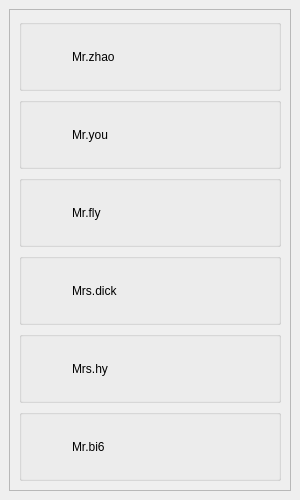
<?xml version="1.0" encoding="UTF-8"?>
<ui version="4.0">
 <class>share</class>
 <widget class="QMainWindow" name="share">
  <property name="geometry">
   <rect>
    <x>0</x>
    <y>0</y>
    <width>300</width>
    <height>500</height>
   </rect>
  </property>
  <property name="minimumSize">
   <size>
    <width>300</width>
    <height>500</height>
   </size>
  </property>
  <property name="maximumSize">
   <size>
    <width>300</width>
    <height>500</height>
   </size>
  </property>
  <property name="windowTitle">
   <string>MainWindow</string>
  </property>
  <widget class="QWidget" name="centralwidget">
   <property name="minimumSize">
    <size>
     <width>0</width>
     <height>0</height>
    </size>
   </property>
   <property name="maximumSize">
    <size>
     <width>16777215</width>
     <height>16777215</height>
    </size>
   </property>
   <layout class="QVBoxLayout" name="verticalLayout_2">
    <item>
     <widget class="QScrollArea" name="ShareArea">
      <property name="minimumSize">
       <size>
        <width>0</width>
        <height>0</height>
       </size>
      </property>
      <property name="maximumSize">
       <size>
        <width>16777215</width>
        <height>16777215</height>
       </size>
      </property>
      <property name="styleSheet">
       <string notr="true"/>
      </property>
      <property name="widgetResizable">
       <bool>true</bool>
      </property>
      <widget class="QWidget" name="scrollAreaWidgetContents">
       <property name="geometry">
        <rect>
         <x>0</x>
         <y>0</y>
         <width>284</width>
         <height>484</height>
        </rect>
       </property>
       <property name="maximumSize">
        <size>
         <width>16777215</width>
         <height>16777215</height>
        </size>
       </property>
       <layout class="QVBoxLayout" name="verticalLayout">
        <item>
         <widget class="QGroupBox" name="groupBox">
          <property name="title">
           <string/>
          </property>
          <layout class="QHBoxLayout" name="horizontalLayout">
           <item>
            <widget class="QLabel" name="pictureone">
             <property name="minimumSize">
              <size>
               <width>35</width>
               <height>35</height>
              </size>
             </property>
             <property name="text">
              <string/>
             </property>
            </widget>
           </item>
           <item>
            <widget class="QLabel" name="nameone">
             <property name="text">
              <string>Mr.zhao</string>
             </property>
            </widget>
           </item>
           <item>
            <spacer name="horizontalSpacer_3">
             <property name="orientation">
              <enum>Qt::Horizontal</enum>
             </property>
             <property name="sizeHint" stdset="0">
              <size>
               <width>10</width>
               <height>20</height>
              </size>
             </property>
            </spacer>
           </item>
           <item>
            <widget class="QPushButton" name="shareone">
             <property name="minimumSize">
              <size>
               <width>35</width>
               <height>35</height>
              </size>
             </property>
             <property name="maximumSize">
              <size>
               <width>35</width>
               <height>35</height>
              </size>
             </property>
             <property name="styleSheet">
              <string notr="true">border: none; /* 移除边框 */
    background-color: transparent; /* 设置背景透明 */
    icon-size: 64px 64px; /* 设置图标大小，根据需要进行调整 */
    padding: 0px; /* 移除内边距 */</string>
             </property>
             <property name="text">
              <string/>
             </property>
            </widget>
           </item>
          </layout>
         </widget>
        </item>
        <item>
         <widget class="QGroupBox" name="groupBox_2">
          <property name="title">
           <string/>
          </property>
          <layout class="QHBoxLayout" name="horizontalLayout_2">
           <item>
            <widget class="QLabel" name="picturetwo">
             <property name="minimumSize">
              <size>
               <width>35</width>
               <height>35</height>
              </size>
             </property>
             <property name="text">
              <string/>
             </property>
            </widget>
           </item>
           <item>
            <widget class="QLabel" name="nametwo">
             <property name="text">
              <string>Mr.you</string>
             </property>
            </widget>
           </item>
           <item>
            <spacer name="horizontalSpacer_4">
             <property name="orientation">
              <enum>Qt::Horizontal</enum>
             </property>
             <property name="sizeHint" stdset="0">
              <size>
               <width>26</width>
               <height>20</height>
              </size>
             </property>
            </spacer>
           </item>
           <item>
            <widget class="QPushButton" name="sharetwo">
             <property name="minimumSize">
              <size>
               <width>35</width>
               <height>35</height>
              </size>
             </property>
             <property name="maximumSize">
              <size>
               <width>35</width>
               <height>35</height>
              </size>
             </property>
             <property name="styleSheet">
              <string notr="true">border: none; /* 移除边框 */
    background-color: transparent; /* 设置背景透明 */
    icon-size: 64px 64px; /* 设置图标大小，根据需要进行调整 */
    padding: 0px; /* 移除内边距 */</string>
             </property>
             <property name="text">
              <string/>
             </property>
             <property name="iconSize">
              <size>
               <width>73</width>
               <height>64</height>
              </size>
             </property>
            </widget>
           </item>
          </layout>
         </widget>
        </item>
        <item>
         <widget class="QGroupBox" name="groupBox_3">
          <property name="title">
           <string/>
          </property>
          <layout class="QHBoxLayout" name="horizontalLayout_3">
           <item>
            <widget class="QLabel" name="picturethree">
             <property name="minimumSize">
              <size>
               <width>35</width>
               <height>35</height>
              </size>
             </property>
             <property name="text">
              <string/>
             </property>
            </widget>
           </item>
           <item>
            <widget class="QLabel" name="namethree">
             <property name="text">
              <string>Mr.fly</string>
             </property>
            </widget>
           </item>
           <item>
            <spacer name="horizontalSpacer_5">
             <property name="orientation">
              <enum>Qt::Horizontal</enum>
             </property>
             <property name="sizeHint" stdset="0">
              <size>
               <width>80</width>
               <height>20</height>
              </size>
             </property>
            </spacer>
           </item>
           <item>
            <widget class="QPushButton" name="sharethree">
             <property name="minimumSize">
              <size>
               <width>35</width>
               <height>35</height>
              </size>
             </property>
             <property name="maximumSize">
              <size>
               <width>35</width>
               <height>35</height>
              </size>
             </property>
             <property name="styleSheet">
              <string notr="true">border: none;
    background-color: transparent;
    icon-size: 64px 64px;
    padding: 0px;</string>
             </property>
             <property name="text">
              <string/>
             </property>
            </widget>
           </item>
          </layout>
         </widget>
        </item>
        <item>
         <widget class="QGroupBox" name="groupBox_4">
          <property name="title">
           <string/>
          </property>
          <layout class="QHBoxLayout" name="horizontalLayout_4">
           <item>
            <widget class="QLabel" name="picturefour">
             <property name="minimumSize">
              <size>
               <width>35</width>
               <height>35</height>
              </size>
             </property>
             <property name="text">
              <string/>
             </property>
            </widget>
           </item>
           <item>
            <widget class="QLabel" name="namefour">
             <property name="text">
              <string>Mrs.dick</string>
             </property>
            </widget>
           </item>
           <item>
            <spacer name="horizontalSpacer_6">
             <property name="orientation">
              <enum>Qt::Horizontal</enum>
             </property>
             <property name="sizeHint" stdset="0">
              <size>
               <width>44</width>
               <height>20</height>
              </size>
             </property>
            </spacer>
           </item>
           <item>
            <widget class="QPushButton" name="sharefour">
             <property name="minimumSize">
              <size>
               <width>35</width>
               <height>35</height>
              </size>
             </property>
             <property name="maximumSize">
              <size>
               <width>35</width>
               <height>35</height>
              </size>
             </property>
             <property name="styleSheet">
              <string notr="true">border: none;
    background-color: transparent;
    icon-size: 64px 64px;
    padding: 0px;</string>
             </property>
             <property name="text">
              <string/>
             </property>
            </widget>
           </item>
          </layout>
         </widget>
        </item>
        <item>
         <widget class="QGroupBox" name="groupBox_5">
          <property name="title">
           <string/>
          </property>
          <layout class="QHBoxLayout" name="horizontalLayout_5">
           <item>
            <widget class="QLabel" name="picturefive">
             <property name="minimumSize">
              <size>
               <width>35</width>
               <height>35</height>
              </size>
             </property>
             <property name="text">
              <string/>
             </property>
            </widget>
           </item>
           <item>
            <widget class="QLabel" name="namefive">
             <property name="text">
              <string>Mrs.hy</string>
             </property>
            </widget>
           </item>
           <item>
            <spacer name="horizontalSpacer_7">
             <property name="orientation">
              <enum>Qt::Horizontal</enum>
             </property>
             <property name="sizeHint" stdset="0">
              <size>
               <width>116</width>
               <height>20</height>
              </size>
             </property>
            </spacer>
           </item>
           <item>
            <widget class="QPushButton" name="sharefive">
             <property name="minimumSize">
              <size>
               <width>35</width>
               <height>35</height>
              </size>
             </property>
             <property name="maximumSize">
              <size>
               <width>35</width>
               <height>35</height>
              </size>
             </property>
             <property name="styleSheet">
              <string notr="true">border: none;
    background-color: transparent;
    icon-size: 64px 64px;
    padding: 0px;</string>
             </property>
             <property name="text">
              <string/>
             </property>
            </widget>
           </item>
          </layout>
         </widget>
        </item>
        <item>
         <widget class="QGroupBox" name="groupBox_6">
          <property name="title">
           <string/>
          </property>
          <layout class="QHBoxLayout" name="horizontalLayout_6">
           <item>
            <widget class="QLabel" name="picturesix">
             <property name="minimumSize">
              <size>
               <width>35</width>
               <height>35</height>
              </size>
             </property>
             <property name="text">
              <string/>
             </property>
            </widget>
           </item>
           <item>
            <widget class="QLabel" name="namesix">
             <property name="text">
              <string>Mr.bi6</string>
             </property>
            </widget>
           </item>
           <item>
            <spacer name="horizontalSpacer_8">
             <property name="orientation">
              <enum>Qt::Horizontal</enum>
             </property>
             <property name="sizeHint" stdset="0">
              <size>
               <width>92</width>
               <height>20</height>
              </size>
             </property>
            </spacer>
           </item>
           <item>
            <widget class="QPushButton" name="sharesix">
             <property name="minimumSize">
              <size>
               <width>35</width>
               <height>35</height>
              </size>
             </property>
             <property name="maximumSize">
              <size>
               <width>35</width>
               <height>35</height>
              </size>
             </property>
             <property name="styleSheet">
              <string notr="true">border: none;
    background-color: transparent;
    icon-size: 64px 64px;
    padding: 0px;</string>
             </property>
             <property name="text">
              <string/>
             </property>
            </widget>
           </item>
          </layout>
         </widget>
        </item>
       </layout>
      </widget>
     </widget>
    </item>
   </layout>
  </widget>
 </widget>
 <resources/>
 <connections/>
</ui>
